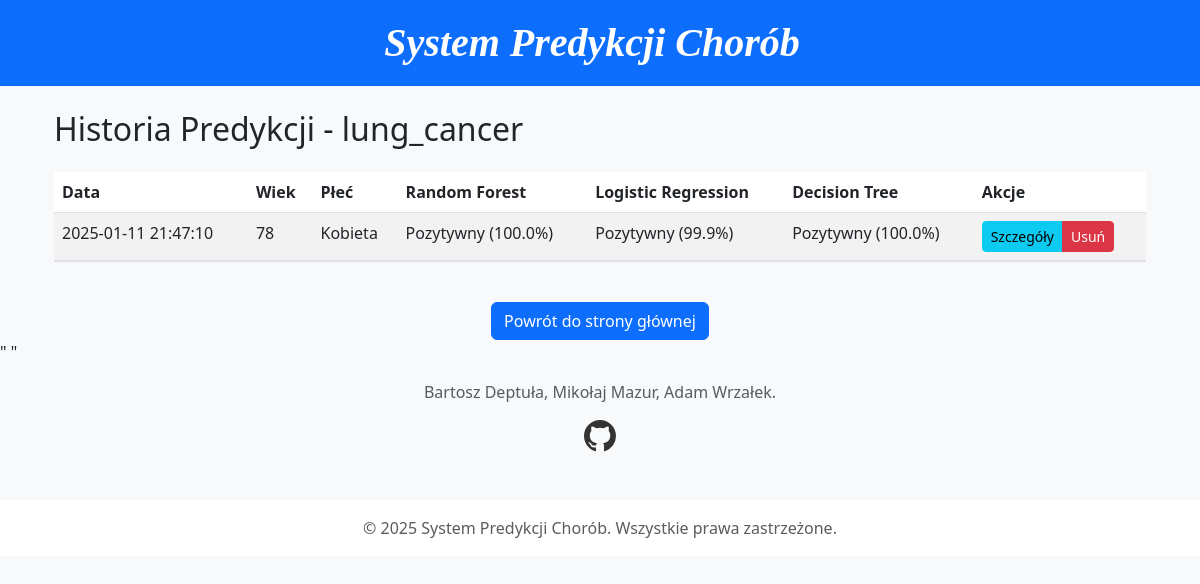
Page /history/lung_cancer on the committed database.
### models.py (models this page shows)
class LungCancerPrediction(db.Model):
    id = db.Column(db.Integer, primary_key=True)
    timestamp = db.Column(db.DateTime, default=datetime.utcnow)
    gender = db.Column(db.String(1))
    age = db.Column(db.Integer)
    smoking = db.Column(db.Integer)
    yellow_fingers = db.Column(db.Integer)
    anxiety = db.Column(db.Integer)
    peer_pressure = db.Column(db.Integer)
    chronic_disease = db.Column(db.Integer)
    fatigue = db.Column(db.Integer)
    allergy = db.Column(db.Integer)
    wheezing = db.Column(db.Integer)
    alcohol_consuming = db.Column(db.Integer)
    coughing = db.Column(db.Integer)
    shortness_of_breath = db.Column(db.Integer)
    swallowing_difficulty = db.Column(db.Integer)
    chest_pain = db.Column(db.Integer)
    rf_prediction = db.Column(db.Integer)
    rf_probability = db.Column(db.Float)
    lr_prediction = db.Column(db.Integer)
    lr_probability = db.Column(db.Float)
    dt_prediction = db.Column(db.Integer)
    dt_probability = db.Column(db.Float)

### flask-app.py (the view)
@app.route('/history/<dataset_name>')
def history(dataset_name):
    try:
        if dataset_name == 'heart_disease':
            predictions = HeartDiseasePrediction.query.order_by(HeartDiseasePrediction.timestamp.desc()).all()
        elif dataset_name == 'diabetes':
            predictions = DiabetesPrediction.query.order_by(DiabetesPrediction.timestamp.desc()).all()
        else:  # lung_cancer
            predictions = LungCancerPrediction.query.order_by(LungCancerPrediction.timestamp.desc()).all()
        return render_template('history.html',
                               dataset_name=dataset_name,
                               predictions=predictions)
    except Exception as e:
        return render_template('error.html', error=str(e))

### templates/history.html (shortened to what this page needs)
{% extends "base.html" %}
{% block content %}
<div class="container">
    <h2 class="mb-4">Historia Predykcji - {{ dataset_name }}</h2>
    <div class="table-responsive">
        <table class="table table-striped table-hover">
            <thead>
                <tr>
                    <th>Data</th>
                    {% if dataset_name == 'heart_disease' %}
                        <th>Wiek</th>
                        <th>Płeć</th>
                    {% elif dataset_name == 'diabetes' %}
                        <th>Wiek</th>
                        <th>Poziom Glukozy</th>
                    {% else %}
                        <th>Wiek</th>
                        <th>Płeć</th>
                    {% endif %}
                    <th>Random Forest</th>
                    <th>Logistic Regression</th>
                    <th>Decision Tree</th>
                    <th>Akcje</th>
                </tr>
            </thead>
            <tbody>
                {% for pred in predictions %}
                <tr>
                    <td>{{ pred.timestamp.strftime('%Y-%m-%d %H:%M:%S') }}</td>
                    {% if dataset_name == 'heart_disease' %}
                        <td>{{ pred.age }}</td>
                        <td>{{ "Mężczyzna" if pred.sex == 1 else "Kobieta" }}</td>
                    {% elif dataset_name == 'diabetes' %}
                        <td>{{ pred.age }}</td>
                        <td>{{ pred.glucose }}</td>
                    {% else %}
                        <td>{{ pred.age }}</td>
                        <td>{{ "Mężczyzna" if pred.gender == "M" else "Kobieta" }}</td>
                    {% endif %}
                    <td>
                        {{ "Pozytywny" if pred.rf_prediction == 1 else "Negatywny" }}
                        ({{ "%.1f"|format(pred.rf_probability * 100) }}%)
                    </td>
                    <td>
                        {{ "Pozytywny" if pred.lr_prediction == 1 else "Negatywny" }}
                        ({{ "%.1f"|format(pred.lr_probability * 100) }}%)
                    </td>
                    <td>
                        {{ "Pozytywny" if pred.dt_prediction == 1 else "Negatywny" }}
                        ({{ "%.1f"|format(pred.dt_probability * 100) }}%)
                    </td>
                    <td>
                        <div class="btn-group" role="group">
                            <button class="btn btn-sm btn-info" type="button"
                                    data-bs-toggle="collapse"
                                    data-bs-target="#details{{ pred.id }}"
                                    aria-expanded="false">
                                Szczegóły
                            </button>
                            <a href="{{ url_for('delete_prediction', dataset_name=dataset_name, prediction_id=pred.id) }}"
                               class="btn btn-sm btn-danger"
                               onclick="return confirm('Czy na pewno chcesz usunąć tę predykcję?')">
                                Usuń
                            </a>
                        </div>
                    </td>
                </tr>
                <tr>
                    <td colspan="7" class="p-0">
                    </td>
                </tr>
                {% endfor %}
            </tbody>
        </table>
    </div>
    <div class="text-center mt-4">
        <a href="/" class="btn btn-primary">Powrót do strony głównej</a>
    </div>
</div>
{% endblock %}

### rows in the picture
LungCancerPrediction: timestamp "2025-01-11 21:47:10", age "78", gender "Kobieta", rf_prediction "Pozytywny", pred.rf_probability*100 "100.0", lr_prediction "Pozytywny", pred.lr_probability*100 "99.9", dt_prediction "Pozytywny", pred.dt_probability*100 "100.0"

### other values in the picture
{{ dataset_name }} "lung_cancer"
